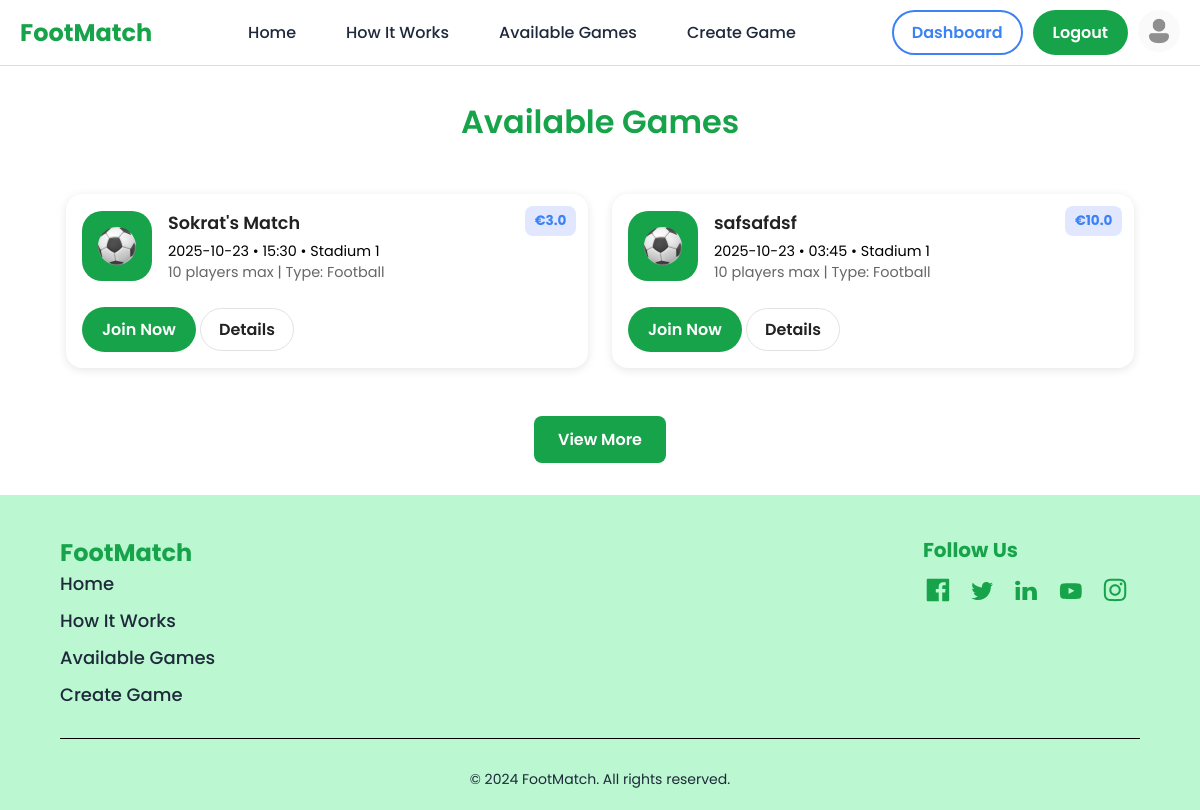
Before: /available-games (signed in) with the older database file.
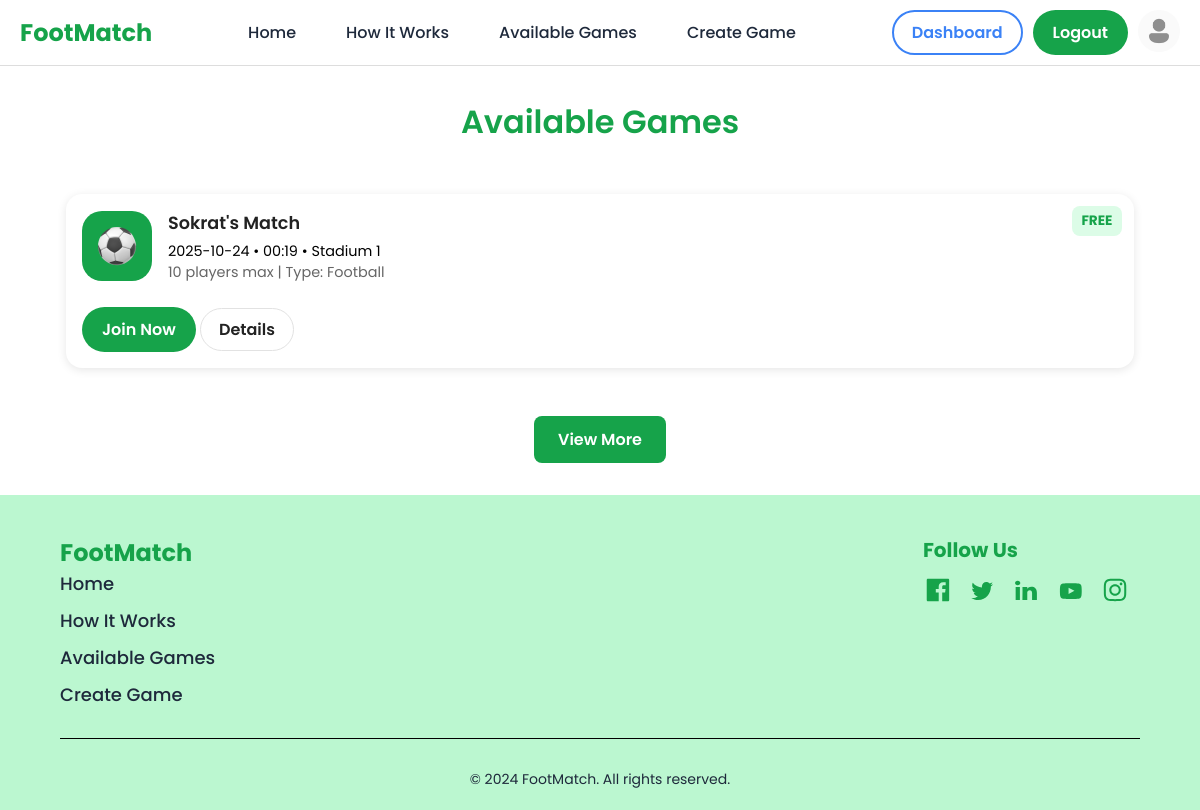
After: the same page with the newer database file.
### app.py (models this page shows)
class Game(db.Model):
    id = db.Column(db.Integer, primary_key=True)
    game_name = db.Column(db.String(100), nullable=False)
    date = db.Column(db.String(20), nullable=False)
    time = db.Column(db.String(20), nullable=False)
    location = db.Column(db.String(100), nullable=False)
    sports_type = db.Column(db.String(50), nullable=False)
    player_capacity = db.Column(db.Integer, nullable=False)
    price = db.Column(db.Float, nullable=False)
    age = db.Column(db.String(15), nullable=False)
    description = db.Column(db.String(300))
    creator_id = db.Column(db.Integer, db.ForeignKey('user.id'))
    creator = db.relationship('User', backref='games')

### app.py (the view)
@app.route("/available-games")
@login_is_required
def available_games():
    games = Game.query.all()
    return render_template("available-games.html", games=games)

### app.py (called while the page is built)
def login_is_required(f):
    @wraps(f)
    def wrapper(*args, **kwargs):
        if "google_id" not in session and "email" not in session:
            return render_template("log-in.html", error="You must be logged in to access this page.")
        return f(*args, **kwargs)
    return wrapper

@app.context_processor
def inject_user_info():
    user_picture = session.get("picture")
    default_picture = url_for('static', filename='assets/profile-picture.png')
    return dict(
        picture=user_picture or default_picture,
        email=session.get("email"),
        name=session.get("name", "User")
    )

### templates/available-games.html (shortened to what this page needs)
<!DOCTYPE html>
<html lang="en">
<head>
    <link rel="stylesheet" href="{{ url_for('static', filename='css_folder/reset.css') }}">
    <link rel="stylesheet" href="{{ url_for('static', filename='css_folder/styles.css') }}">
    <link rel="stylesheet" href="{{ url_for('static', filename='css_folder/available-games.css') }}">
    <link rel="stylesheet" href="{{ url_for('static', filename='css_folder/error-messages.css') }}">
</head>
<body>
    <section id="header">
        <header>
            <div class="header-container">
                <p id="title">FootMatch</p>
                <nav id="header-nav">
                    <a href="{{ url_for('home') }}#header">Home</a>
                    <a href="{{ url_for('home') }}#how-it-works">How It Works</a>
                    <a href="{{ url_for('available_games') }}">Available Games</a>
                    <a href="{{ url_for('create_game') }}">Create Game</a>
                </nav>
                <div id="header-right">
                    <div class="btn-spacer">
                        {% if "email" in session %}
                            <a href="{{ url_for('dashboard') }}" class="btn" id="sign-up-btn">Dashboard</a>
                            <a href="{{ url_for('logout') }}" class="btn" id="join-now-btn">Logout</a>
                            <a href="{{url_for('dashboard')}}">
                                <img src="{{ picture }}" alt="Profile Picture" class="profile-pic">
                            </a>
                        {% else %}
                            <a href="{{ url_for('sign_up') }}" class="btn" id="sign-up-btn">Sign Up</a>
                            <a href="{{ url_for('login') }}" class="btn btn-green" id="join-now-btn">Login</a>
                        {% endif %}
                    </div>
                </div>
            </div>
        </header>
    </section>
    <main>
        <section id="available-games">
            <h1 class="section-title">Available Games</h1>
            <div class="games-container">
                {% if games %}
                    {% for game in games %}
                    <div class="game-card">
                        <div class="game-card-top">
                            <div class="img-background">
                                <img src="{{ url_for('static', filename='assets/football-icon.svg') }}" alt="{{ game.sports_type }} Icon">
                            </div>
                            <div class="game-info">
                                <h2>{{ game.game_name }}</h2>
                                <p>{{ game.date }} • {{ game.time }} • {{ game.location }}</p>
                                <p class="info">
                                    <span>{{ game.player_capacity }} players max</span> | Type: {{ game.sports_type }}
                                </p>
                            </div>
                        </div>
                        <div class="game-card-bottom">
                            <div class="buttons">
                                <button class="btn join-btn">Join Now</button>
                                <button class="btn details-btn">Details</button>
                            </div>
                        </div>
                        <span class="price-tag {% if game.price == 0 %}free{% else %}paid{% endif %}">
                            {% if game.price == 0 %}FREE{% else %}€{{ game.price }}{% endif %}
                        </span>
                    </div>
                    {% endfor %}
                {% else %}
                    <p class="no-games">No games available yet. <a href="{{ url_for('create_game') }}">Create one here</a>.</p>
                {% endif %}
            </div>
            {% if games %}
            <div class="view-more">
                <button class="btn view-more-btn">View More</button>
            </div>
            {% endif %}
        </section>
    </main>
    <footer>
        <div class="container">
            <div id="footer-content">
                <div id="footer-left">
                    <p id="footer-title">FootMatch</p>
                    <ul>
                        <li><a href="{{ url_for('home') }}#header">Home</a></li>
                        <li><a href="{{ url_for('home') }}#how-it-works">How It Works</a></li>
                        <li><a href="#header">Available Games</a></li>
                        <li><a href="{{ url_for('create_game') }}">Create Game</a></li>
                    </ul>
                </div>
                <div id="footer-right">
                    <p id="follow-us">Follow Us</p>
                    <img src="/static/assets/facebook.svg" alt="Facebook" />
                    <img src="/static/assets/twitter.svg" alt="Twitter" />
                    <img src="/static/assets/linkedin.svg" alt="LinkedIn" />
                    <img src="/static/assets/youtube.svg" alt="YouTube" />
                    <img src="/static/assets/instagram.svg" alt="Instagram" />
                </div>
            </div>
            <hr />
            <p id="rights">&copy; 2024 FootMatch. All rights reserved.</p>
        </div>
    </footer>
</body>
</html>

### static/css_folder/styles.css (style rules this page uses)
html { scroll-behavior: smooth; }
body { font-family: "Poppins", sans-serif; margin: 0; padding: 0; color: black; background-color: white; }
p { font-weight: 400; font-size: 20px; color: black; margin: 0; padding: 0; }
a { color: #1e293b; text-decoration: none; transition: color 0.3s; }
.btn { border: 2px solid transparent; border-radius: 25px; padding: 8px 18px; font-weight: 600; cursor: pointer; transition: all 0.3s; }
header { background-color: white; border-bottom: 1px solid #ddd; position: relative; }
.header-container { display: flex; align-items: center; justify-content: space-between; max-width: 1200px; margin: 0 auto; padding: 10px 20px; gap: 20px; flex-wrap: wrap; }
.container { width: 90%; max-width: 1200px; margin: 0 auto; padding: 0 0px; }
#title { font-size: 24px; font-weight: bold; color: #16a34a; }
nav#header-nav { display: flex; gap:50px; }
nav#header-nav a { font-size: 16px; font-weight: 500; cursor: pointer; }
img.profile-pic { width: 42px; height: 42px; border-radius: 50%; object-fit: cover; vertical-align: middle; }
#sign-up-btn { color: #3b82f6; background-color: transparent; border: 2px solid #3b82f6; }
#join-now-btn { color: white; background-color: #16a34a; }
.section-title { color: #16a34a; font-size: 36px; margin: 50px 0; font-weight: bold; text-align: center; }
.btn-spacer { display: flex; justify-content: center; gap: 10px; }
footer { background-color: #bbf7d0; color: #16a34a; padding: 40px 0 20px; }
#footer-content { display: flex; justify-content: space-between; font-size: 16px; font-weight: 400; color: #1e293b; }
#footer-title { font-size: 24px; font-weight: bold; color: #16a34a; text-align: left; margin-bottom: 0; }
ul { list-style-type: none; padding: 0; margin: 0; margin-bottom: 30px; }
li { margin-bottom: 10px; list-style-type: none; }
li a { font-size: 18px; font-weight: 500; cursor: pointer; }
#follow-us { font-weight: bold; font-size: 20px; color: #16a34a; margin-bottom: 10px; }
#footer-right img { width: 30px; margin-right: 10px; }
hr { border: none; border-top: 1px solid black; margin: 0 0 10px 0; }
#rights { padding-top: 20px; text-align: center; color: #1e293b; font-size: 14px; }

### static/css_folder/available-games.css (style rules this page uses)
body { font-family: "Poppins", sans-serif; background-color: #ffffff; color: #222; margin: 0; padding: 0; }
.section-title { text-align: center; font-size: 2rem; margin: 2rem 0; font-weight: 600; }
.games-container { display: grid; grid-template-columns: repeat(auto-fit, minmax(320px, 1fr)); gap: 1.5rem; max-width: 1100px; margin: 0 auto; padding: 1rem; }
.game-card { display: flex; flex-direction: column; background: #fff; box-shadow: 0 2px 10px rgba(0,0,0,0.1); border-radius: 16px; padding: 1rem; transition: transform 0.2s ease; position: relative; }
.game-card-top { display: flex; align-items: center; margin-bottom: 0.5rem; }
.game-info { display: flex; flex-direction: column; }
.game-info h2 { font-size: 1.1rem; font-weight: 600; margin: 0 0 0.3rem 0; }
.game-info p { font-size: 0.9rem; margin: 0; }
.img-background { background-color: #16a34a; border-radius: 20px; display: flex; justify-content: center; align-items: center; height: 70px; width: 70px; margin-right: 1rem; }
.img-background img { width: 40px; height: 40px; border-radius: 50%; object-fit: cover; }
.game-card-bottom { display: flex; flex-direction: column; margin-top: 0.5rem; }
.info { font-size: 0.85rem; color: #666; margin: 0.2rem 0; }
.buttons { margin-top: 0.5rem; }
.btn { border: 2px solid transparent; border-radius: 25px; padding: 8px 18px; font-weight: 600; cursor: pointer; transition: all 0.3s; }
.join-btn { background-color: #16a34a; color: white; }
img.profile-pic { width: 42px; height: 42px; border-radius: 50%; object-fit: cover; vertical-align: middle; }
.details-btn { background-color: #ffffff; border: 1px solid #E2E2E2; }
.price-tag { position: absolute; top: 12px; right: 12px; font-size: 0.85rem; font-weight: bold; padding: 0.3rem 0.6rem; border-radius: 8px; }
.price-tag.free { background-color: #dcfce7; color: #16a34a; }
.view-more { text-align: center; margin: 2rem 0; }
.view-more-btn { background-color: #16a34a; color: #fff; padding: 0.7rem 1.5rem; border-radius: 8px; border: none; cursor: pointer; }

Changed rows visible on the page:
removed Game: game_name "safsafdsf", date "2025-10-23", time "03:45", location "Stadium 1", player_capacity "10", sports_type "Football", price "10.0"
changed Game "Sokrat's Match": date "2025-10-23" → "2025-10-24"; time "15:30" → "00:19"; price "3.0" → (not shown); price "€" → "FREE"
